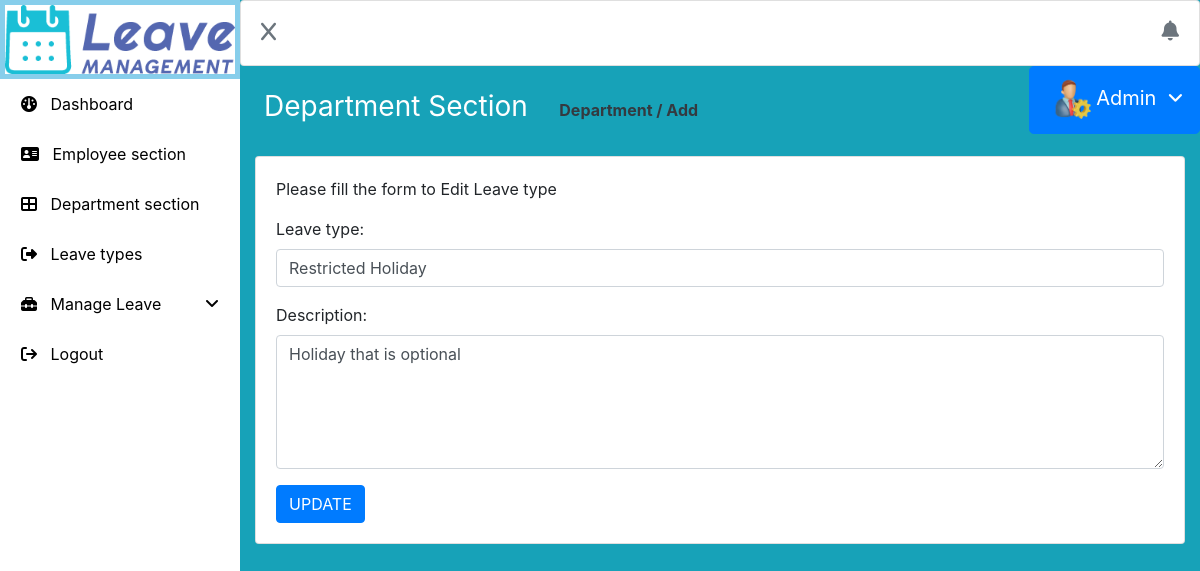
Screenshot of /admin/edit_leave/3 with the database file from the repository.
### tables this page shows
CREATE TABLE `create_leave` (
  `lid` int(11) NOT NULL,
  `leave_type` varchar(100) NOT NULL,
  `description` varchar(150) NOT NULL,
  `created_at` timestamp NULL DEFAULT current_timestamp() ON UPDATE current_timestamp()
);

### application/controllers/Admin.php (called while the page is built, shortened)
<?php
class Admin extends CI_Controller
{
	public function __construct()
	{
		$this->load->model('admin_model');
	}
	public function edit_leave($id)
	{
		$success=$error="";
		$employee=$this->admin_model->get_leave($id);
		$this->load->view('admin/edit_leave',array('leave'=>$employee,'success'=>$success,'error'=>$error));
	}
}
?>

### index.php (called while the page is built, shortened)
<?php
require_once BASEPATH.'core/CodeIgniter.php';

### application/models/Admin_model.php (called while the page is built, shortened)
<?php
class Admin_model extends CI_Model
{
	public function get_leave($id)
	{
		return $this->db->where('lid',$id)->get('create_leave')->row();
	}
}
?>

### application/views/admin/Edit_leave.php (the view, shortened to what this page needs)
<!DOCTYPE html>
<html lang="en">
<head>
	<link rel="stylesheet" href="https://cdn.jsdelivr.net/npm/bootstrap@4.6.2/dist/css/bootstrap.min.css">
  <link rel="stylesheet" href="https://cdnjs.cloudflare.com/ajax/libs/font-awesome/6.4.2/css/all.min.css">
  <link rel="stylesheet" href="https://cdnjs.cloudflare.com/ajax/libs/font-awesome/6.4.2/css/all.min.css" />
  <link rel="stylesheet" href="<?=base_url('assets/css/style.css')?>">
</head>
<body>
<div>
	<div style="width:80%;float:right;height:100vh;" class="bg-info show-hide">
	<?php
	include('topbar.php');
	?>
<?php
include('ad.php');
?>
<h3 class="font-weight-normal text-white p-4">Department Section&nbsp;&nbsp;&nbsp;
		<span style="font-size:16px;" class="text-dark font-weight-bold">Department / Add</span></h3>
	<div class="container-fluid">
	<div class="card my-2">
	<div class="card-body">
	<p>Please fill the form to Edit Leave type</p>
	<form action="" method="post" autocomplete="off">
		<div class="form-group">
			<label for="email">Leave type:</label>
			<input type="text" class="form-control" name="leave_type" value="<?=$leave->leave_type?>" placeholder="Enter Leave type" required id="email">
		</div>
		<div class="form-group">
			<label for="comment">Description:</label>
			<textarea class="form-control" rows="5" id="comment" name="description" required placeholder="Enter short description"><?=$leave->description?></textarea>
		</div>
		<input type="submit" class="btn btn-primary" value="UPDATE" name="submit">
		</form>
</div>
</div>
    </div>
	</div>
	<div style="width:20%;position:fixed;" class="mylastclass">
	<?php
	include('leftbar.php');
	?>
    </div>
</div>
</body>
</html>

### rows the page displays
create_leave: leave_type "Restricted Holiday", description "Holiday that is optional"
